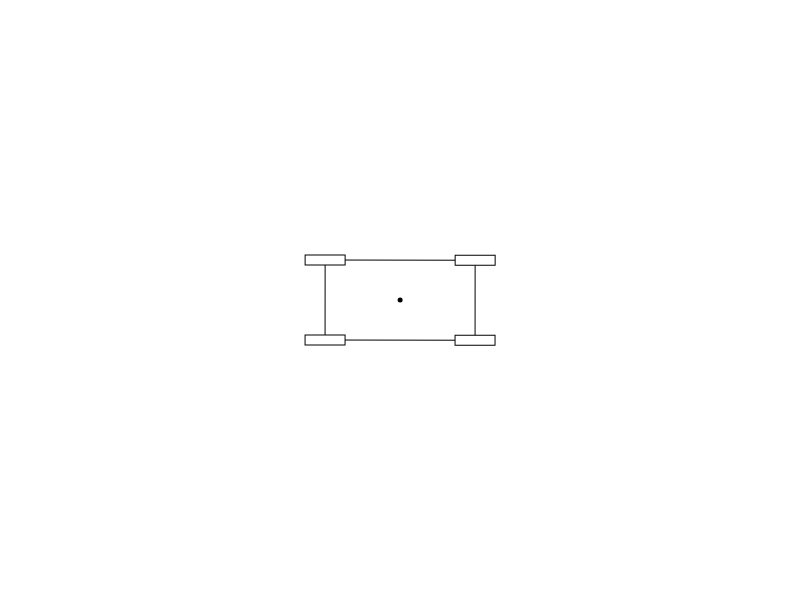
Frame 1 (no input)
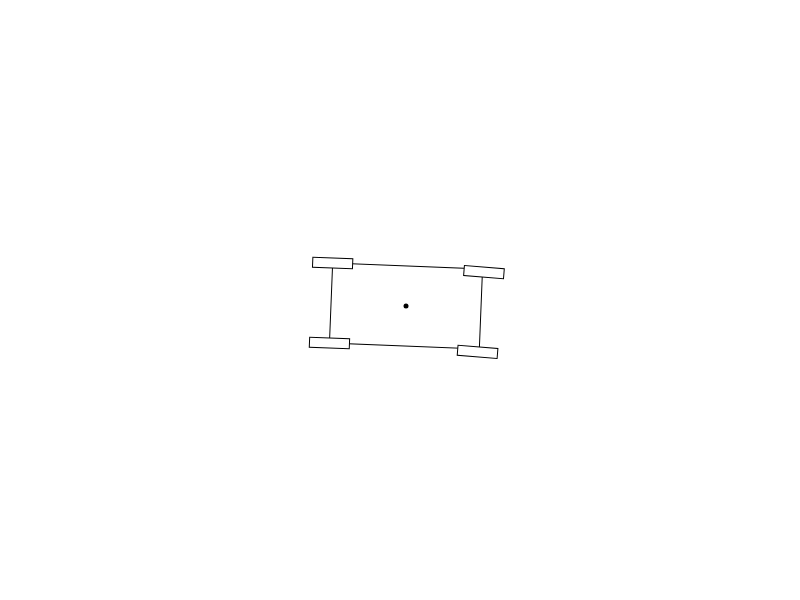
Frame 60 (no input)
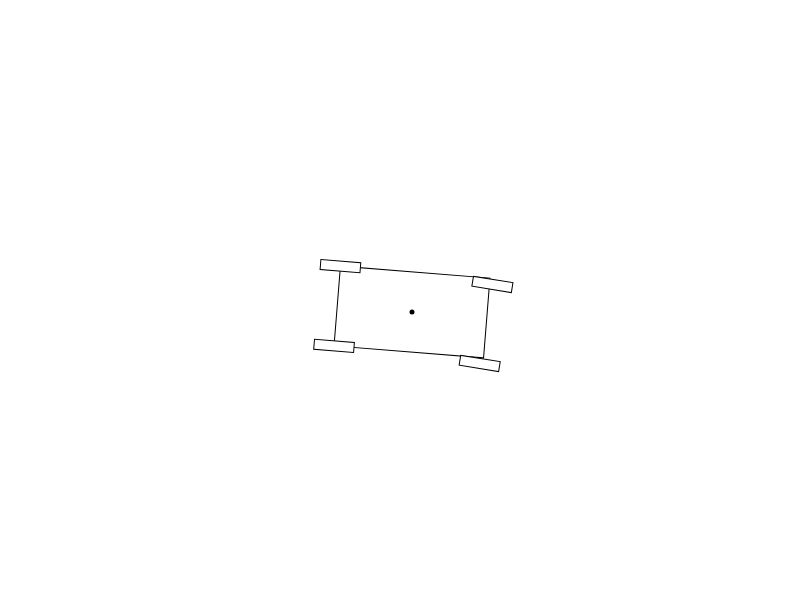
Frame 120 (the mouse pressed at the canvas centre since frame 60)

The p5.js sketch that drew these frames (run headless with seeded random() and noise() and a simulated clock; from frame 60 on, the mouse is pressed at the canvas centre):

// p5.js sketch
// ── sketch.js
let ROBOT_W = 150;
let ROBOT_H = 80;
let WHEEL_W = 40;
let WHEEL_H = 10;
let dt = 0.1;
class Robot {
    constructor() {
        this.x = width/2;
        this.y = height/2;
        this.theta = 0;

        this.vel = 1;
        this.angularVel = 2;
        this.steering = 1;
    }

    move() {
        if(this.steering > 0) {
            let turning_radius = ROBOT_W / sin(radians(this.steering));
            this.angularVel = this.vel / turning_radius;
        } else {
            this.angularVel = 0;
        }


        this.x += this.vel * dt;
        this.y += this.vel * dt;

        this.theta += degrees(this.angularVel) * dt;

    }

    draw() {
        rectMode(CENTER);

        push();
        // Origin
        strokeWeight(5);
        fill(0);
        point(this.x, this.y);
        pop();

        push();
        // Body
        translate(this.x, this.y);
        rotate(this.theta);
        translate(-this.x, -this.y);
        fill(color(255, 0, 0, 0));
        rect(this.x, this.y, ROBOT_W, ROBOT_H);
        pop();

        // Rear left wheel
        push();
        translate(this.x, this.y);
        rotate(this.theta);
        translate(-this.x, -this.y);
        rect(this.x - ROBOT_W / 2, this.y - ROBOT_H / 2, WHEEL_W, WHEEL_H);
        
        pop();
        
        // Rear right wheel
        translate(this.x, this.y);
        rotate(this.theta);
        translate(-this.x, -this.y);
        push();
        rect(this.x - ROBOT_W / 2, this.y + ROBOT_H / 2, WHEEL_W, WHEEL_H);
        pop();

        // Front left wheel
        push();
        translate(this.x, this.y);
        rotate(this.theta);
        translate(-this.x, -this.y);
        rect(this.x + ROBOT_W / 2, this.y - ROBOT_H / 2, WHEEL_W, WHEEL_H);
        pop();

        // Front right wheel
        push();
        translate(this.x, this.y);
        rotate(this.theta);
        translate(-this.x, -this.y);
        rect(this.x + ROBOT_W / 2, this.y + ROBOT_H / 2, WHEEL_W, WHEEL_H);
        pop();
    }
}
let robot;

function setup() {
    createCanvas(800, 600);
    background(255);

    robot = new Robot();
}

function draw() {
    background(255);
    
    robot.move();
    robot.draw();
}
